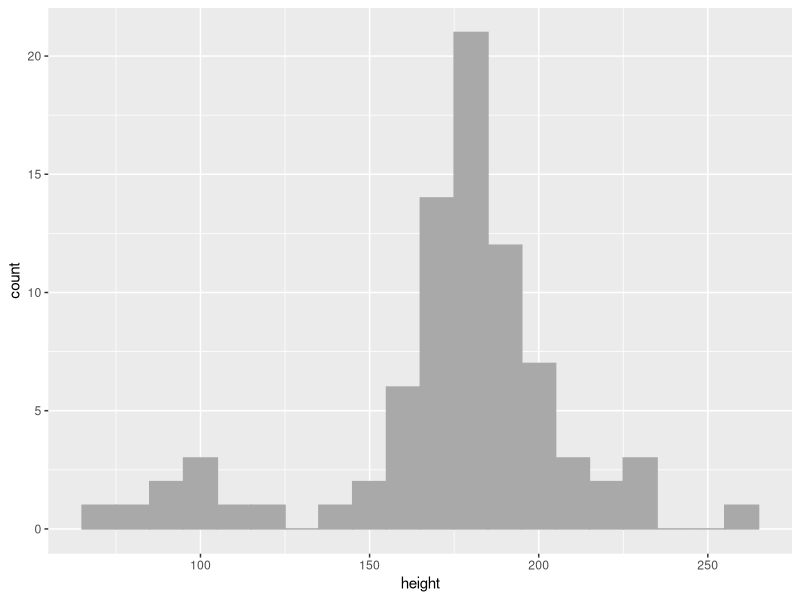
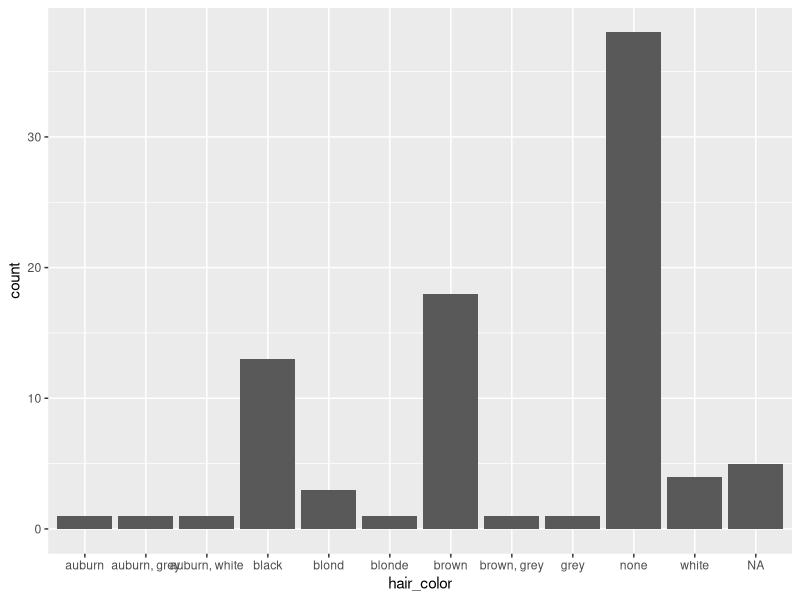
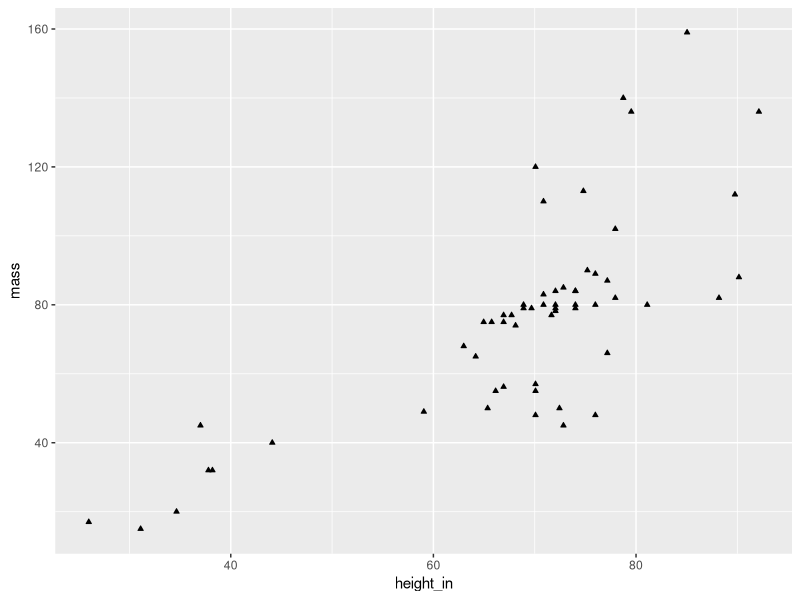

The R script that drew these images, in order:
library(tidyverse)

## Create your goal tibble to replicate

# Run this line to see what your end product should look like
sw.wrangled.goal <- read_csv("sw-wrangled.csv") %>% 
  mutate(across(c(hair, gender, species, homeworld), factor)) # this is a quick-and-dirty fix to account for odd importing behavior

# View in console
sw.wrangled.goal 

# Examine the structure of the df and take note of data types
# Look closely at factors (you may need another function to do so) to see their levels
str(sw.wrangled.goal) 



## Use the built-in starwars dataset to replicate the tibble above in a tbl called sw.wrangled
# If you get stuck, use comments to "hold space" for where you know code needs to go to achieve a goal you're not sure how to execute
####assignment 8
head(starwars)
sw_wrangled <- starwars %>%
  mutate(first_name = word(name, 1),  
         last_name = word(name, 2),   
         initials = paste0(substr(first_name, 1, 1), substr(last_name, 1, 1)),
         height_in = height / 2.54,  
         gender = substr(gender, 1, 1), 
         brown_hair = ifelse(hair_color == "brown", TRUE, FALSE)) %>%
  select(first_name, last_name, initials, height_in, height, mass, hair_color, gender, species, homeworld, brown_hair)

sw_wrangled


## Check that your sw.wrangled df is identical to the goal df
# Use any returned information about mismatches to adjust your code as needed
all.equal(sw.wrangled.goal, sw.wrangled.goal)

#Assignment 11 
library(ggplot2)
plot1 <- ggplot(data=sw_wrangled, aes(x=height)) + 
  geom_histogram(binwidth=10, fill="darkgrey", color="darkgrey")+ 
  NULL 
plot1

#In creating plot2, i try to use the reorder function to make the bar plot in 
#descending order, however it does not seem to work. In the graph below, it is 
#not in descending order. 
plot2 <- ggplot(data = sw_wrangled, aes(x = hair_color)) +
  geom_bar() + 
  NULL 
plot2


sw_wrangled1 <- sw_wrangled %>%
  filter(mass < 1000)
plot3 <- ggplot(data = sw_wrangled1, aes(x = height_in, y=mass)) +
  geom_point(shape = 24, fill="black", size=1) + 
  NULL 
plot3







